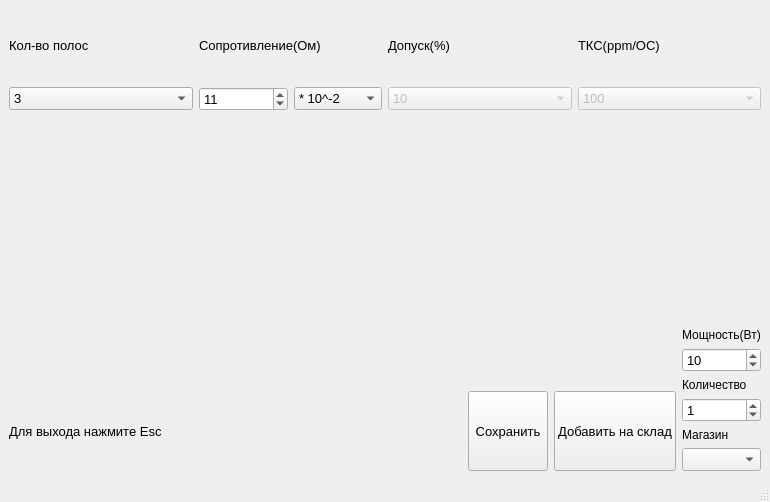
<?xml version="1.0" encoding="UTF-8"?>
<ui version="4.0">
 <class>UI1</class>
 <widget class="QMainWindow" name="UI1">
  <property name="geometry">
   <rect>
    <x>0</x>
    <y>0</y>
    <width>770</width>
    <height>502</height>
   </rect>
  </property>
  <property name="font">
   <font>
    <pointsize>10</pointsize>
   </font>
  </property>
  <property name="windowTitle">
   <string>MainWindow</string>
  </property>
  <widget class="QWidget" name="centralwidget">
   <layout class="QGridLayout" name="gridLayout_2">
    <item row="0" column="0" colspan="2">
     <layout class="QGridLayout" name="gridLayout">
      <item row="0" column="4">
       <widget class="QLabel" name="label_5">
        <property name="text">
         <string>ТКС(ppm/OC)</string>
        </property>
       </widget>
      </item>
      <item row="1" column="0">
       <widget class="QComboBox" name="comboBox">
        <item>
         <property name="text">
          <string>3</string>
         </property>
        </item>
        <item>
         <property name="text">
          <string>4</string>
         </property>
        </item>
        <item>
         <property name="text">
          <string>5</string>
         </property>
        </item>
        <item>
         <property name="text">
          <string>6</string>
         </property>
        </item>
       </widget>
      </item>
      <item row="0" column="2">
       <widget class="QLabel" name="label_3">
        <property name="text">
         <string>Сопротивление(Ом)</string>
        </property>
       </widget>
      </item>
      <item row="0" column="3">
       <widget class="QLabel" name="label_4">
        <property name="text">
         <string>Допуск(%)</string>
        </property>
       </widget>
      </item>
      <item row="0" column="0">
       <widget class="QLabel" name="label">
        <property name="font">
         <font>
          <pointsize>10</pointsize>
         </font>
        </property>
        <property name="text">
         <string>Кол-во полос</string>
        </property>
       </widget>
      </item>
      <item row="1" column="4">
       <widget class="QComboBox" name="comboBox_2">
        <property name="enabled">
         <bool>false</bool>
        </property>
        <item>
         <property name="text">
          <string>100</string>
         </property>
        </item>
        <item>
         <property name="text">
          <string>50</string>
         </property>
        </item>
        <item>
         <property name="text">
          <string>25</string>
         </property>
        </item>
        <item>
         <property name="text">
          <string>15</string>
         </property>
        </item>
        <item>
         <property name="text">
          <string>10</string>
         </property>
        </item>
        <item>
         <property name="text">
          <string>5</string>
         </property>
        </item>
        <item>
         <property name="text">
          <string>1</string>
         </property>
        </item>
       </widget>
      </item>
      <item row="1" column="3">
       <widget class="QComboBox" name="comboBox_3">
        <property name="enabled">
         <bool>false</bool>
        </property>
        <item>
         <property name="text">
          <string>10</string>
         </property>
        </item>
        <item>
         <property name="text">
          <string>5</string>
         </property>
        </item>
        <item>
         <property name="text">
          <string>2</string>
         </property>
        </item>
        <item>
         <property name="text">
          <string>1</string>
         </property>
        </item>
        <item>
         <property name="text">
          <string>0.5</string>
         </property>
        </item>
        <item>
         <property name="text">
          <string>0.25</string>
         </property>
        </item>
        <item>
         <property name="text">
          <string>0.1</string>
         </property>
        </item>
        <item>
         <property name="text">
          <string>0.05</string>
         </property>
        </item>
       </widget>
      </item>
      <item row="1" column="2">
       <layout class="QHBoxLayout" name="horizontalLayout">
        <item>
         <widget class="QSpinBox" name="spinBox">
          <property name="value">
           <number>11</number>
          </property>
         </widget>
        </item>
        <item>
         <widget class="QComboBox" name="comboBox_4">
          <property name="currentText">
           <string>* 10^-2</string>
          </property>
          <property name="currentIndex">
           <number>0</number>
          </property>
          <item>
           <property name="text">
            <string>* 10^-2</string>
           </property>
          </item>
          <item>
           <property name="text">
            <string>* 10^-1</string>
           </property>
          </item>
          <item>
           <property name="text">
            <string>* 10^0</string>
           </property>
          </item>
          <item>
           <property name="text">
            <string>* 10^1</string>
           </property>
          </item>
          <item>
           <property name="text">
            <string>* 10^2</string>
           </property>
          </item>
          <item>
           <property name="text">
            <string>* 10^3</string>
           </property>
          </item>
          <item>
           <property name="text">
            <string>* 10^4</string>
           </property>
          </item>
          <item>
           <property name="text">
            <string>* 10^5</string>
           </property>
          </item>
          <item>
           <property name="text">
            <string>* 10^6</string>
           </property>
          </item>
          <item>
           <property name="text">
            <string>* 10^7</string>
           </property>
          </item>
          <item>
           <property name="text">
            <string>* 10^8</string>
           </property>
          </item>
          <item>
           <property name="text">
            <string>* 10^9</string>
           </property>
          </item>
         </widget>
        </item>
       </layout>
      </item>
     </layout>
    </item>
    <item row="4" column="1">
     <layout class="QVBoxLayout" name="verticalLayout">
      <item>
       <widget class="QLabel" name="label_7">
        <property name="font">
         <font>
          <pointsize>9</pointsize>
         </font>
        </property>
        <property name="text">
         <string>Мощность(Вт)</string>
        </property>
       </widget>
      </item>
      <item>
       <widget class="QSpinBox" name="spinBox_3">
        <property name="maximum">
         <number>1000000000</number>
        </property>
        <property name="value">
         <number>10</number>
        </property>
       </widget>
      </item>
      <item>
       <widget class="QLabel" name="label_8">
        <property name="font">
         <font>
          <pointsize>9</pointsize>
         </font>
        </property>
        <property name="text">
         <string>Количество</string>
        </property>
       </widget>
      </item>
      <item>
       <widget class="QSpinBox" name="spinBox_2">
        <property name="maximum">
         <number>1000000000</number>
        </property>
        <property name="value">
         <number>1</number>
        </property>
       </widget>
      </item>
      <item>
       <widget class="QLabel" name="label_9">
        <property name="font">
         <font>
          <pointsize>9</pointsize>
         </font>
        </property>
        <property name="text">
         <string>Магазин</string>
        </property>
       </widget>
      </item>
      <item>
       <widget class="QComboBox" name="comboBox_5"/>
      </item>
     </layout>
    </item>
    <item row="4" column="0">
     <layout class="QHBoxLayout" name="horizontalLayout_2">
      <item>
       <layout class="QGridLayout" name="gridLayout_3">
        <item row="1" column="3">
         <widget class="QPushButton" name="pushButton">
          <property name="minimumSize">
           <size>
            <width>0</width>
            <height>80</height>
           </size>
          </property>
          <property name="text">
           <string>Добавить на склад</string>
          </property>
         </widget>
        </item>
        <item row="1" column="1">
         <spacer name="horizontalSpacer">
          <property name="orientation">
           <enum>Qt::Horizontal</enum>
          </property>
          <property name="sizeHint" stdset="0">
           <size>
            <width>100</width>
            <height>20</height>
           </size>
          </property>
         </spacer>
        </item>
        <item row="1" column="2">
         <widget class="QPushButton" name="pushButton_2">
          <property name="minimumSize">
           <size>
            <width>0</width>
            <height>80</height>
           </size>
          </property>
          <property name="text">
           <string>Сохранить</string>
          </property>
         </widget>
        </item>
        <item row="1" column="0">
         <widget class="QLabel" name="label_2">
          <property name="text">
           <string>Для выхода нажмите Esc</string>
          </property>
         </widget>
        </item>
        <item row="0" column="0">
         <widget class="QLabel" name="label_10">
          <property name="text">
           <string/>
          </property>
         </widget>
        </item>
        <item row="0" column="2">
         <widget class="QLabel" name="label_12">
          <property name="text">
           <string/>
          </property>
         </widget>
        </item>
        <item row="0" column="3">
         <widget class="QLabel" name="label_13">
          <property name="text">
           <string/>
          </property>
         </widget>
        </item>
       </layout>
      </item>
     </layout>
    </item>
    <item row="1" column="0" rowspan="2" colspan="2">
     <widget class="QLabel" name="label_6">
      <property name="text">
       <string/>
      </property>
     </widget>
    </item>
   </layout>
  </widget>
  <widget class="QStatusBar" name="statusbar"/>
 </widget>
 <resources/>
 <connections/>
</ui>
